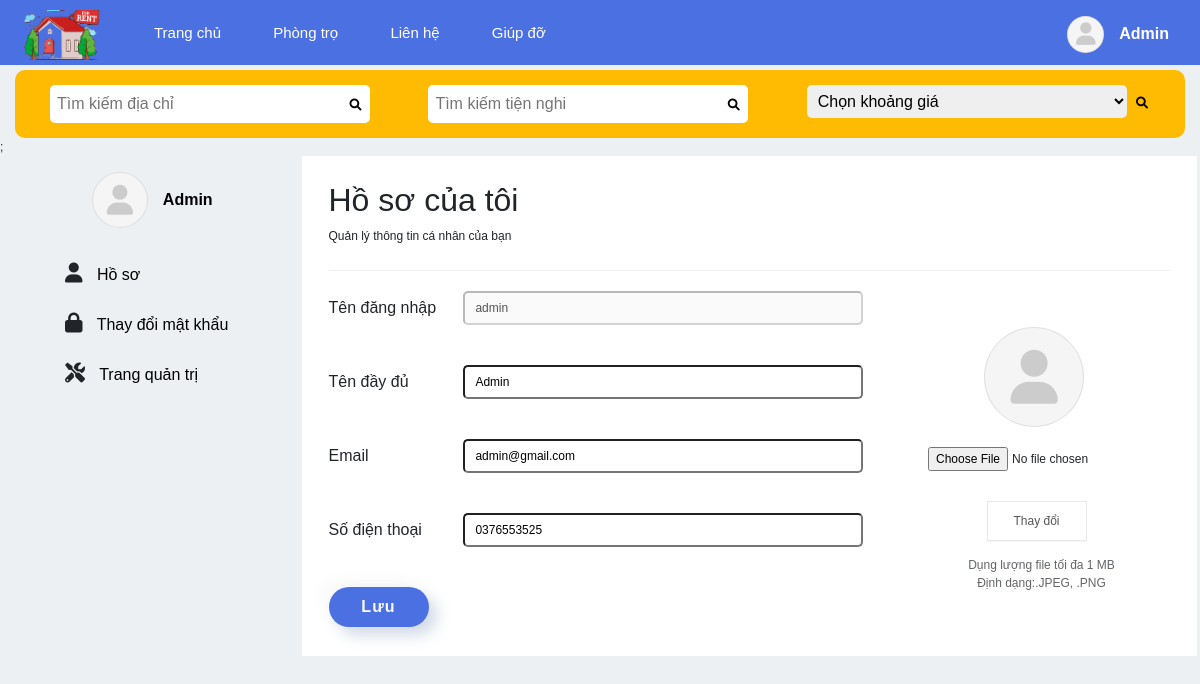
Page /personal-page.php (signed in) on the committed database.
### tables this page shows
CREATE TABLE `user` (
  `id` int(10) NOT NULL,
  `name` varchar(255) NOT NULL,
  `username` varchar(255) NOT NULL,
  `email` varchar(255) NOT NULL,
  `password` varchar(255) NOT NULL,
  `role` int(11) NOT NULL,
  `phone` varchar(255) NOT NULL,
  `avatar` varchar(255) NOT NULL
);

### personal-page.php (the view, shortened to what this page needs)
<?php
include 'include/connect.php';
$role = (isset($_SESSION['role']))? $_SESSION['role']:[];
$checkRole = $role['role'];
$user = (isset($_SESSION['username']))? $_SESSION['username']:[];
$username = $user['username'];
$sqlCheck = "SELECT * FROM user WHERE username = '$username'";
$queryCheck = mysqli_query($conn, $sqlCheck);
$data = mysqli_fetch_assoc($queryCheck);
$nameVl = $data['name'];
$emailVl = $data['email'];
$phoneVl = $data['phone'];
?>
<!DOCTYPE html>
<html lang="en">
<head>
    <link href="https://cdn.jsdelivr.net/npm/bootstrap@5.1.3/dist/css/bootstrap.min.css" rel="stylesheet" />
    <link rel="stylesheet" href="./libs/fontawesome/css/all.min.css" />
    <link rel="stylesheet" href="./style/style.css" />
</head>
<body>
    <?php include 'header.php' ?>;
    <div id="main">
        <div class="container">
            <div class="row">
                <div class="col-3">
                    <section class="sidebar">
                        <?php if (isset($nameVl)) { ?>
                            <div class="account">
                                <div class="account__avt">
                                <?php if($avatar != ""){ ?>
                                    <img src="<?php echo $avatar?>" alt="avata" />
                                <?php } else{?>
                                    <i class="fa-solid fa-user"></i>
                                <?php } ?>
                                </div>
                                <div class="account__name">
                                    <p class="account__fullname" style="color:#000"><?php echo $nameVl ?></p>
                                </div>
                            </div>
                        <?php } ?>
                        <ul class="sidebar_menu">
                            <li class="sidebar__list">
                                <i class="fa-solid fa-user"></i>
                                <a href="">Hồ sơ</a>
                            </li>
                            <li class="sidebar__list">
                                <i class="fa-solid fa-lock"></i>
                                <a href="">Thay đổi mật khẩu</a>
                            </li>
                            <?php if(isset($checkRole)&& $checkRole == 1){ ?>
                            <li class="sidebar__list">
                                <i class="fa-solid fa-screwdriver-wrench"></i>
                                <a href="./admin/post.php">Trang quản trị</a>
                            </li>
                            <?php }?>
                        </ul>
                    </section>
                </div>
                <div class="col-9 col-9--white">
                    <section class="infor">
                        <h2 class="infor__title">Hồ sơ của tôi</h2>
                        <p class="infor__text">Quản lý thông tin cá nhân của bạn</p>
                        <div class="infor-detail flex">
                            <div class="infor-detail__form">
                                <form action="" method="post">
                                    <div class="infor-detail__list">
                                        <div class="infor-list flex">
                                            <div class="infor-list__title">
                                                <lable>Tên đăng nhập</lable>
                                            </div>
                                            <div class="infor-list__input">
                                                <input type="text" name="username" id="" value="<?php echo $user['username'] ?>" disabled>
                                            </div>
                                        </div>
                                    </div>
                                    <div class="infor-detail__list">
                                        <div class="infor-list flex">
                                            <div class="infor-list__title">
                                                <lable>Tên đầy đủ</lable>
                                            </div>
                                            <div class="infor-list__input">
                                                <input type="text" name="fullname" id="" value="<?php echo $nameVl ?>">
                                            </div>
                                        </div>
                                    </div>
                                    <div class="infor-detail__list">
                                        <div class="infor-list flex">
                                            <div class="infor-list__title">
                                                <lable>Email</lable>
                                            </div>
                                            <div class="infor-list__input">
                                                <input type="email" name="email" id="" value="<?php echo $emailVl ?>">
                                            </div>
                                        </div>
                                    </div>
                                    <div class="infor-detail__list">
                                        <div class="infor-list flex">
                                            <div class="infor-list__title">
                                                <lable>Số điện thoại</lable>
                                            </div>
                                            <div class="infor-list__input">
                                                <input type="tel" name="phone" id="" value="<?php echo $phoneVl ?>">
                                            </div>
                                        </div>
                                    </div>
                                    <input type="submit" value="Lưu" class="form__btn button">
                                </form>
                            </div>
                            <form action="<?php echo htmlspecialchars($_SERVER["PHP_SELF"]); ?>" enctype="multipart/form-data" method="post" class="form--flex">
                                <div class="infor-detail__avt">
                                    <div class="account__avt image">
                                    <?php if($avatar != ""){ ?>
                                        <img src="<?php echo $avatar?>" alt="avata" />
                                    <?php } else{?>
                                        <i class="fa-solid fa-user"></i>
                                    <?php } ?>
                                    </div>
                                    <div class="infor-detail_upload">
                                        <input type="file" name="avtImage" >
                                    </div>
                                    <div >
                                        <input type="submit" value="Thay đổi" name ="change" class="btn__img" >
                                    </div>
                                    <div class="desc_img">
                                        <p>Dụng lượng file tối đa 1 MB</p>
                                        <p>Định dạng:.JPEG, .PNG</p>
                                    </div>
                                </div>
                            </form>
                        </div>
                    </section>
                </div>
            </div>
        </div>
    </div>
</body>
</html>

### header.php (shortened to what this page needs)
<?php
include 'include/connect.php';
$name = (isset($_SESSION['name']))? $_SESSION['name']:[];
if(isset($_SESSION['name'])){
  $sqlCheck = "SELECT * FROM user WHERE username= '".$name['username']."'";
  $queryCheck = mysqli_query($conn, $sqlCheck);
  $data = mysqli_fetch_assoc($queryCheck);
  $fullName = $data['name'];
  $avatar = $data['avatar'];
}
?>
<!DOCTYPE html>
<html lang="en">
  <head>
    <link
      href="https://cdn.jsdelivr.net/npm/bootstrap@5.1.3/dist/css/bootstrap.min.css"
      rel="stylesheet"
    />
    <link rel="stylesheet" href="./libs/fontawesome/css/all.min.css" />
    <link rel="stylesheet" href="./style/style.css">
  </head>
  <body>
    <div id="header">
      <div class="container">
        <div class="logo">
          <a href="#"><img src="./image/logo.png" alt="logo" /></a>
        </div>
        <div class="nav-menu">
          <ul>
            <li><a href="./index.php">Trang chủ</a></li>
            <li><a href="">Phòng trọ</a></li>
            <li><a href="">Liên hệ</a></li>
            <li><a href="">Giúp đỡ</a></li>
          </ul>
        </div>
        <?php if(isset($fullName)){ ?>
        <div class="account account--right">
          <div class="account__avt">
            <?php if($avatar != ""){ ?>
              <img src="<?php echo $avatar?>" alt="avata" />
            <?php } else{?>
              <i class="fa-solid fa-user"></i>
              <?php } ?>
          </div>
          <div class="account__name">
            <p class="account__fullname"><?php echo $fullName ?></p>
          </div>
        </div>
        <?php }?>
      </div>
    </div>
    <div class="container">
      <div class="secrch grid_search" style="margin-top: 70px;">
      <div class="search_address">
        <form action="" method="post">
          <input type="text" class="search searchAddress" name = "address" placeholder="Tìm kiếm địa chỉ">
          <button type="submit" name = "search-address" class="btn_ml searchButton">
            <i class="fa-solid fa-magnifying-glass"></i>
          </button>
        </form>
      </div>
        <form action="" class="search_convenient" method="post">
          <input type="text" class="search searchConvenient" name = "convenient" placeholder="Tìm kiếm tiện nghi">
          <button type="submit" name = "search-convenient" class="btn_ml searchButton">
             <i class="fa-solid fa-magnifying-glass"></i>
          </button>
        </form>
        <form action="" class="search_price" method="post" >
          <select class="search" name="price">
            <option value="0">Chọn khoảng giá</option>
          </select>
          <button type="submit" name = "search-price" class="searchButton">
              <i class="fa-solid fa-magnifying-glass"></i>
          </button>
        </form>
        </div>
      </div>
  </body>
</html>

### style/style.css (style rules this page uses)
*, *::after, *::before { margin: 0; padding: 0; box-sizing: border-box; user-select: none; }
a, a:hover { text-decoration: none; transition: all 0.3s ease-in-out 0s; -moz-transition: all 0.3s ease-in-out 0s; -o-transition: all 0.3s ease-in-out 0s; -webkit-transition: all 0.3s ease-in-out 0s; -ms-transition: all 0.3s ease-in-out 0s; }
h1, h2, h3, h4, h5, h6, a, p, ul, li { margin: 0; padding: 0; list-style: none; }
.flex { display: flex; align-items: center; }
@media (min-width: 1200px) { .container { max-width: 1194px !important; } }
body { font-family: "Montserrat", sans-serif; font-size: 12px; background-color: #ecf0f3; }
#main { position: relative; }
.button { width: 180px; height: 50px; border-radius: 25px; margin-top: 50px; font-weight: 700; font-size: 14px; letter-spacing: 1.15px; background-color: #4b70e2; color: #f9f9f9; box-shadow: 8px 8px 16px #d1d9e6, -8px -8px 16px #f9f9f9; border: none; outline: none; }
.button { cursor: pointer; }
#header { height: 65px; background-color: #4b70e2; font-size: 15px; position: fixed; z-index: 1; right: 0; top: 0; left: 0; }
.logo { float: left; margin: 10px 0; width: 90px; height: 50px; }
.logo img { width: 100%; height: 100%; }
.nav-menu { margin-left: 25px; display: inline-block; }
.nav-menu ul li { display: inline-block; line-height: 65px; list-style-type: none; }
.nav-menu li a { text-decoration: none; font-size: 15px; color: #ffffff; padding: 24px; }
.account { position: relative; display: flex; margin: 16px; flex-wrap: nowrap; align-items: center; justify-content: center; cursor: pointer; }
.account--right { float: right; }
.account__avt { display: inline-block; width: 2.3rem; height: 2.3rem; position: relative; border-radius: 50%; border: 0.0625rem solid rgba(0, 0, 0, 0.09); box-sizing: border-box; background-color: #f5f5f5; margin-right: 15px; }
.account__avt i { position: absolute; top: 50%; left: 50%; transform: translate(-50%, -50%); font-size: 1.5em; color: #cccccc; }
.sidebar .account__avt i { font-size: 2.5em; }
.infor-detail__avt .account__avt i { font-size: 4.5em; }
.account__name { font-size: 16px; font-weight: 700; color: #fff; }
.sidebar .account__avt { width: 3.5rem; height: 3.5rem; }
.sidebar_menu { margin-top: 35px; font-size: 16px; }
.sidebar__list { height: 50px; }
.sidebar__list i { margin: 0 10px 0 50px; font-size: 20px; }
.sidebar__list a { color: #000; }
.col-9--white { background-color: #fff; height: 500px; }
.infor { padding: 15px; }
.infor__title { margin: 10px 0 8px; }
.infor__text { border-bottom: 1px solid #efefef; padding-bottom: 25px; }
.infor-list__title { flex: 0.6; }
.infor-list__title lable { font-size: 16px; }
.infor-detail__form { flex: 6; }
.infor-list { padding: 20px 0; line-height: 30px; }
.infor-list__input { flex: 2; }
.infor-list__input input { width: 400px; border-radius: 5px; padding-left: 10px; }
.form__btn { text-align: center; margin-top: 20px; font-size: 16px; width: 100px; height: 40px; line-height: 40px; }
.image { position: sticky; width: 100px; height: 100px; }
.infor-detail__avt { text-align: center; margin-top: 20px; }
.infor-detail_upload { margin: 15px; }
.btn__img { margin: 15px 0 15px -10px; }
.btn__img, .notify_button { background: #fff; color: #555; border: 1px solid rgba(0, 0, 0, 0.09); box-shadow: 0 1px 1px 0 rgb(0 0 0 / 3%); width: 100px; padding: 10px; }
.desc_img { opacity: 0.7; }
.grid_search { display: grid; grid-template-columns: repeat(3, 1fr); background-color: #febb02; padding: 15px 0 15px 3%; border-radius: 10px; }
.search { padding: 7px; border-radius: 5px; border: none; width: 320px; outline: none; font-size: 16px; }
.searchButton { padding: 6px; background: none; border: none; }
.btn_ml { margin-left: -30px; }

### rows in the picture
user: name "Admin", username "admin", fullname "Admin", email "admin@gmail.com", phone "0376553525"
